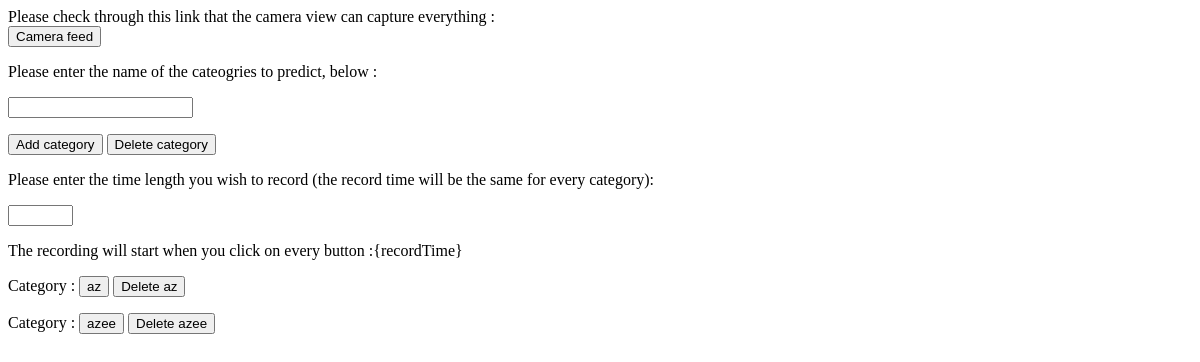
The app's page /pictureTaker/, older data.
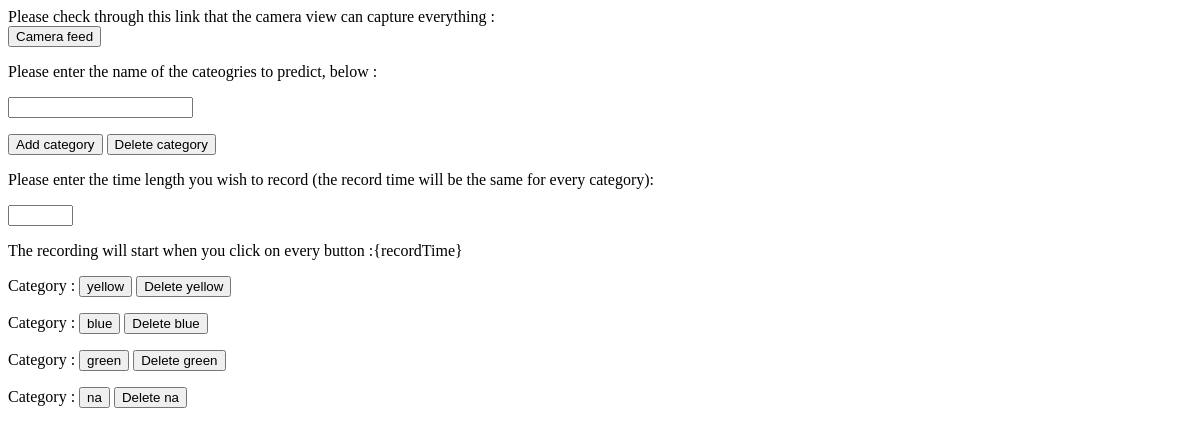
The same page, newer data.
### pictureTaker/models.py (models this page shows, shortened)
class CatLearning(models.Model):
    name = models.CharField(max_length = 200)
    done = False

### pictureTaker/views.py (the view, shortened to what this page needs)
# urls.py: path(r'pictureTaker/',ptViews.PictureTakerView),
def PictureTakerView(request):
    page = PictureTaker(request.POST)
    ls = CatLearning.objects.all()
    context ={"liste":ls}
    nbInputs=0
    if(request.POST.get('bt_livefeed')):
        response = redirect('/livefeed/')
        return response
    if(request.POST.get('bt_delLearningCats')):
        try :
            nameCat = request.POST.get('tb_LearningCats')
            CatLearning.objects.filter(name=nameCat).delete()
        except :
            Print("Error")
    for item in ls :
        if(request.POST.get("dynButton")==item.name):
            CatLearning.objects.filter(name=item.name)
            proc = Popen(['mkdir','./pictures/'+str(item.name)])
            print(proc)
            response = redirect('/pictureTaker/')
            return response
    return render(request, "pictureTaker.html",context)

### pictureTaker/templates/pictureTaker.html (shortened to what this page needs)
<!DOCTYPE html>
<html lang="en">
<head>
</head>
<body>
        <form action=# method="post" target="_blank">
        <div>Please check through this link that the camera view can capture everything : </div>
        <input type="submit" class="btn" value="Camera feed" name="bt_livefeed">
        </form>
        <form action=# method="post">
        <div>Please enter the name of the cateogries to predict, below : </div>
        <input type="text" value="" name="tb_LearningCats" />
        <div>
        <input type="submit" class="btn" value="Add category" name="bt_addLearningCats">
        <input type="submit" class="btn" value="Delete category" name="bt_delLearningCats">
        </div>
        <div>Please enter the time length you wish to record (the record time will be the same for every category): </div>
        <input type="text" value="" name="tb_recTime" size="5"/>
        <p>The recording will start when you click on every button :{recordTime}</p>
         {% for item in liste %}
         <p>
                <d>Category :</d>
                <d><input type="submit" class="btn" name="dynButton" value={{item.name}}></d>
                <d><input type="submit" class="btn" name="{{item.name}}" value="Delete {{item.name}}"></d>
        </p>
        {% endfor %}
        </form>
</body>
</html>

Row changes from the older to the newer data that the page shows:
removed CatLearning: dynButton "az", name "Delete az"
removed CatLearning: dynButton "azee", name "Delete azee"
added CatLearning: dynButton "yellow", name "Delete yellow"
added CatLearning: dynButton "blue", name "Delete blue"
added CatLearning: dynButton "green", name "Delete green"
added CatLearning: dynButton "na", na "Delete na"
